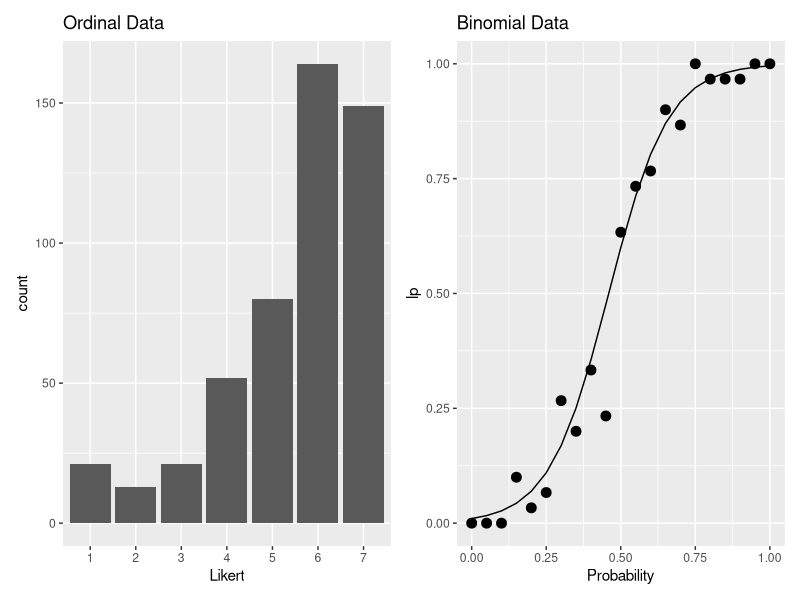

Generate this figure with R:
## ---- chunk 1
library(tidyverse)
library(patchwork)
## ---- chunk 2
likert <- data.frame(
  likert = sample(1:7, 
                  size = 500, 
                  replace = TRUE,
                  c(0.05, 0.05, 0.05, 0.1, 0.2, 0.3, 0.3))
) |> 
  mutate(likert = factor(likert)) |> 
  ggplot(aes(x = likert)) +
  geom_bar() +
  xlab("Likert") +
  ggtitle("Ordinal Data")

binomial <- data.frame(
  x = seq(0, 1, 0.05)
) |> 
  mutate(lp = plogis(qlogis(0.01) + 10 * x),
         nc = rbinom(n(), 30, lp),
         nf = 30 - nc) |> 
  ggplot(aes(x = x, y = lp)) +
  geom_line() +
  geom_point(aes(y = nc/(nc + nf)),
             size = 3) +
  xlab("Probability") +
  ggtitle("Binomial Data")

likert + binomial
